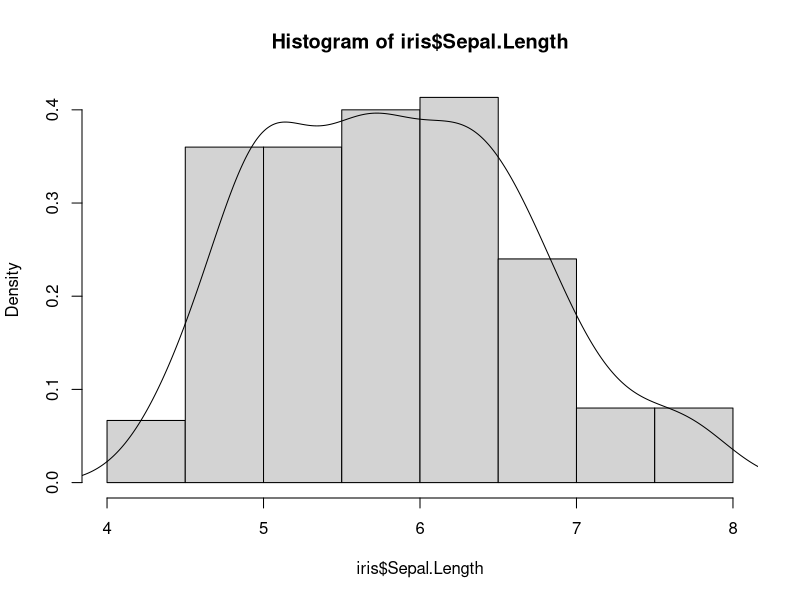
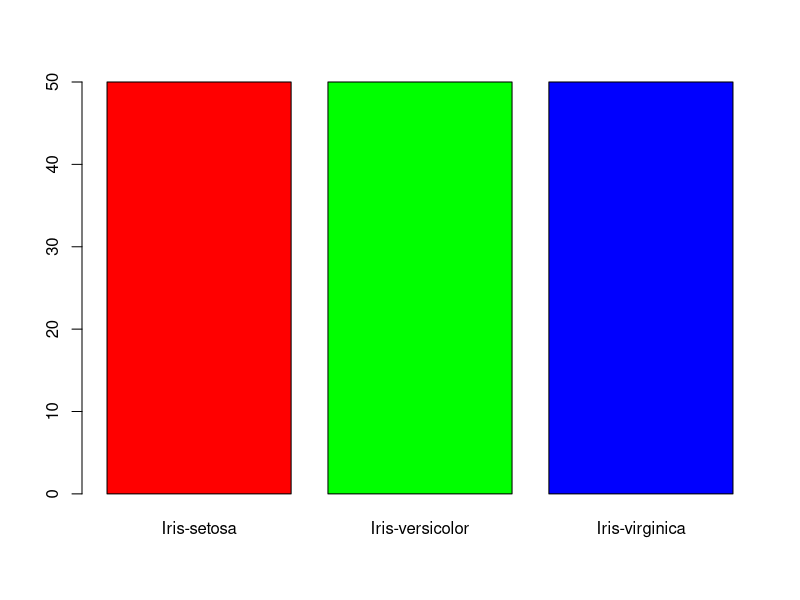
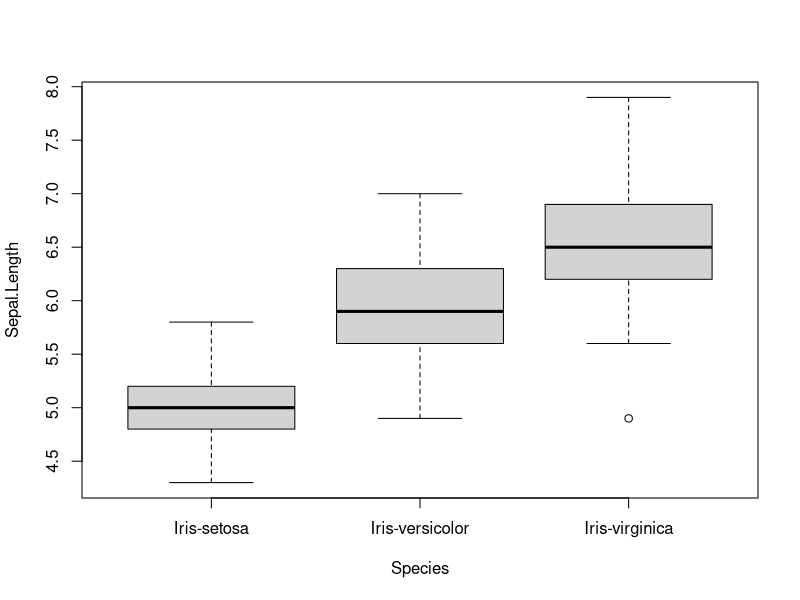
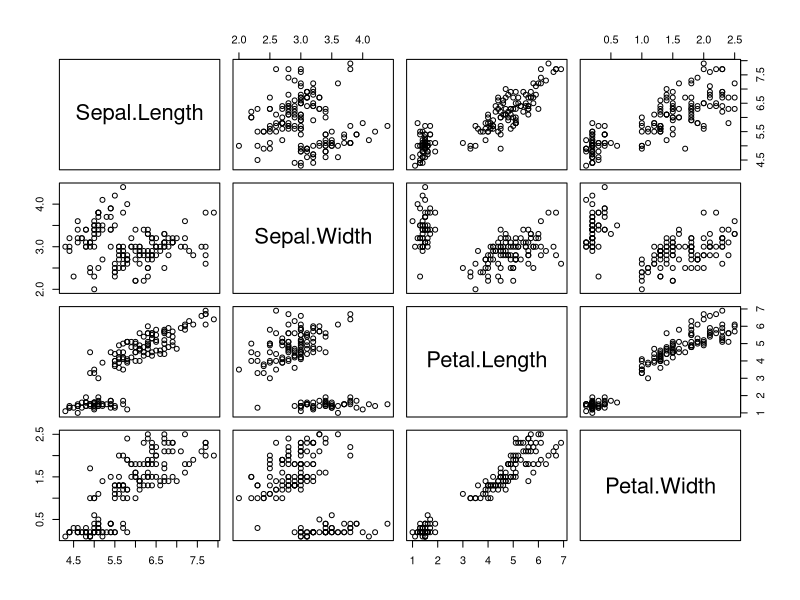

Source code (R) for these figures, in order:
# Getting Data
setwd("~/dev/R/Chula/Intro to R/github/")
iris <- read.csv("iris.data.csv", header=TRUE)

# Visualization of the Data
head(iris)

table(iris$Species)

# Plot the histogram
hist(iris$Sepal.Length, breaks=10, prob=T)

# Plot the density curve
lines(density(iris$Sepal.Length))

categories <- table(iris$Species)
barplot(categories, col=c('red', 'green', 'blue'))

boxplot(Sepal.Length~Species, data=iris)

# Scatter plot for all pairs
pairs(iris[,c(1,2,3,4)])

# Compute the correlation matrix
cor(iris[,c(1,2,3,4)])

# select 10 records out from iris with replacement
index <- sample(1:nrow(iris), 10, replace=T)
index
irissample <- iris[index,]
irissample

# impute data
# Create some missing data
irissample[10, 1] <- NA
irissample

# load e1071 library
library(e1071)

fixIris1 <- impute(irissample[,1:4], what='mean')
fixIris1

fixIris2 <- impute(irissample[,1:4], what='median')
fixIris2

# Scaling 
# scale the columns
# x-mean(x)/standard deviation
scaleiris <- scale(iris[, 1:4])
head(scaleiris)

# add attributes
iris2 <- transform(iris, ratio=round(Sepal.Length/Sepal.Width, 2))
head(iris2)

# Discritize
# Equal width cuts
segments <- 10
maxL <- max(iris$Petal.Length)
minL <- min(iris$Petal.Length)
theBreaks <- seq(minL, maxL, by=(maxL-minL)/segments)
cutPetalLength <- cut(iris$Petal.Length, breaks=theBreaks, include.lowest=T)
newdata <- data.frame(orig.Petal.Len=iris$Petal.Length,  cut.Petal.Len=cutPetalLength)
head(newdata)

# Constant frequency / height
myBreaks <- quantile(iris$Petal.Length, probs=seq(0,1,1/segments))
cutPetalLength2 <- cut(iris$Petal.Length, breaks=myBreaks, include.lowest=T)
newdata2 <- data.frame(orig.Petal.Len=iris$Petal.Length, cut.Petal.Len=cutPetalLength2)
head(newdata2)

# binarize
cat <- levels(iris$Species)
cat

# Prepare iris
set.seed(567)
ind <- sample(2, nrow(iris), replace=TRUE, prob=c(0.7, 0.3))
traindata <- iris[ind==1,]
testdata <- iris[ind==2,]


